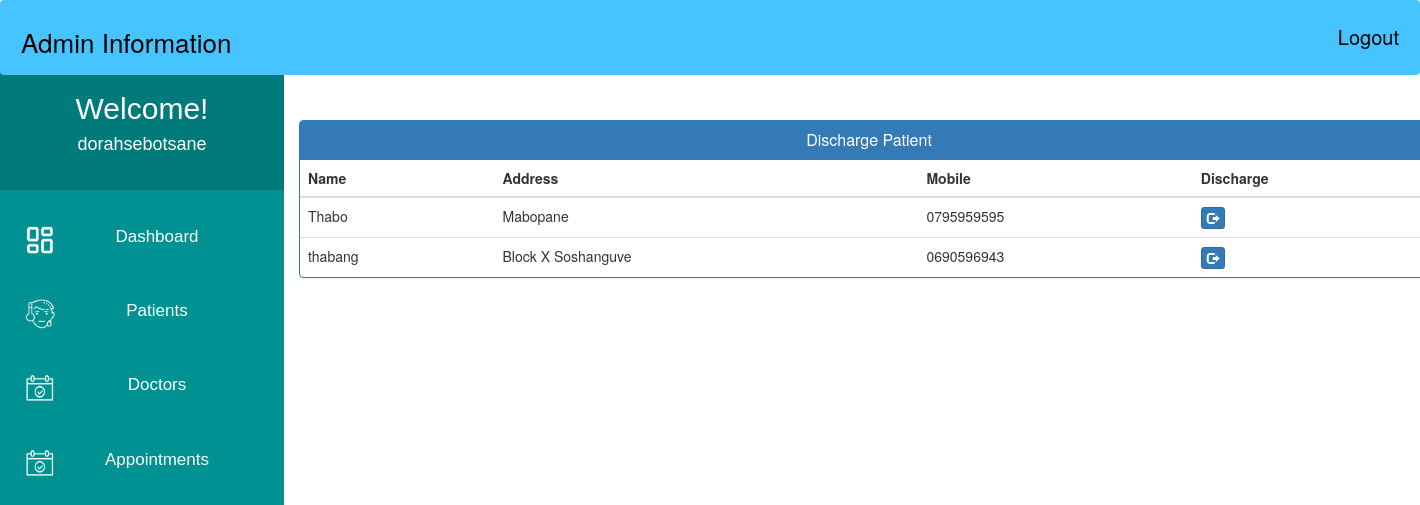
The page /admin_discharge_patient/ (signed in) on the database its author committed.
### MyApp/models.py (models this page shows, shortened)
class Patient(models.Model):
    user = models.OneToOneField(User, on_delete=models.CASCADE)
    Patient_First_Name = models.CharField(max_length=50, default="")
    Patient_Last_Name = models.CharField(max_length=50, default="")
    gender = models.CharField(max_length=10, choices=GENDER)
    contact = models.CharField(max_length=10)
    address = models.CharField(max_length=350)
    symptoms = models.CharField(max_length=500, default="")
    status = models.BooleanField(default=False)
    admitDate = models.DateField(auto_now=True)
    assignedDoctorId = models.PositiveIntegerField(null=True)

### MyApp/views.py (the view)
# urls.py: path('admin_discharge_patient/', views.admin_discharge_patient,name='admin_discharge_patient'),
@login_required(login_url='adminlogin')
def admin_discharge_patient(request):
    patients=Patient.objects.all().filter(status=True)
    return render(request,'MyApp/admin_discharge_patient.html',{'patients':patients})

### templates/MyApp/admin_discharge_patient.html (shortened to what this page needs)
<!DOCTYPE html>
<html lang="en">
<head>
    <link href="//netdna.bootstrapcdn.com/bootstrap/3.0.0/css/bootstrap.min.css" rel="stylesheet" id="bootstrap-css">
</head>
<body>
    {% include 'MyApp/admin_base.html' %}
    <div class="container"  style="margin-left:20%;margin-top: 120px;">
  <div class="panel panel-primary">
    <div class="panel-heading">
      <h6 class="panel-title">Discharge Patient</h6>
    </div>
    <table class="table table-hover" id="dev-table">
      <thead>
        <tr>
          <th>Name</th>
          <th>Address</th>
          <th>Mobile</th>
          <th>Discharge</th>
        </tr>
      </thead>
      {% for p in patients %}
      <tr>
        <td> {{p.Patient_First_Name}}</td>
        <td>{{p.address}}</td>
        <td>{{p.contact}}</td>
        <td><a class="btn btn-primary btn-xs" href="{% url 'MyApp:discharge_patient' p.id  %}"><span class="glyphicon glyphicon-log-out"></span></a></td>
      </tr>
      {% endfor %}
    </table>
  </div>
</div>
</body>
</html>

### templates/MyApp/admin_base.html (shortened to what this page needs)
<!DOCTYPE html>
{% load staticfiles %}
<html lang="en">
<head>
</head>
<body>
    <div class="navbar">
        <a>Admin Information</a>
        <a href="{% url 'MyApp:logout' %}" class="logoutbtn" style="font-size:18px, text-align: center;">Logout</a>
    </div>
     <div class="sidebar">
        <div class="userprofile">
            <h2 style="color:white; font-family:sans-serif; padding-top:25px; text-align:center; margin:0px;">Welcome!</h2>
            <h4 style="color:white; font-family:sans-serif; text-align:center; padding-bottom:35px;">{{request.user.username}}</h4>
        </div>
        <a href="{% url 'MyApp:admin_dashboard' %}"><img class="icon" src="{% static "images/PDash.png" %}">Dashboard</a>
        <a href="{% url 'MyApp:admin_patient' %}"><img class="icon" src="{% static "images/PIcon.png" %}">Patients</a>
        <a href="{% url 'MyApp:admin_doctor' %}"><img class="icon" src="{% static "images/ApptIcon.png" %}">Doctors</a>
        <a href="{% url 'MyApp:admin_appointment' %}"><img class="icon" src="{% static "images/ApptIcon.png" %}">Appointments</a>
    </div>
</body>
</html>

### templates/MyApp/admin_base.html (style rules this page uses)
body { background-color: rgb(255, 255, 255); padding: 0px; margin-top: 0px; margin-left: 0px; margin-right: 0px; margin-bottom: 0px; }
.navbar { overflow: hidden; background-color: rgb(70, 196, 255); height:75px; width:100%; padding-top:22px; z-index:1; top:0; position:fixed; display:block; }
.navbar a { float: left; display:block; font-size: 26px; color: black; text-align: center; padding-left:20px; text-decoration: none; }
.navbar .logoutbtn { float: right; display:block; font-size: 20px; color: black; text-align: center; padding-right:20px; text-decoration: none; }
.sidebar .userprofile { background-color: rgb(0, 122, 122); }
.sidebar { margin-top: 0px; padding-top: 0px; width: 20%; text-align: center; height=100vh; background-color: rgb(0, 146, 146); font-family: sans-serif; font-size:17px; font-weight: normal; position: fixed; top: 67px; left: 0; bottom: 0; }
.sidebar a { display: block; color: white; padding: 25px; text-decoration: none; }
.icon { float:left; width:30px; height:30px; }

### templates/MyApp/admin_discharge_patient.html (style rules this page uses)
a:link { text-decoration: none; }
h6 { text-align: center; }

### rows shown on the page
Patient: Patient_First_Name "Thabo", address "Mabopane", contact "0795959595"
Patient: Patient_First_Name "thabang", address "Block X Soshanguve", contact "0690596943"

### other values the page prints
{{ request.user.username }} "dorahsebotsane"
